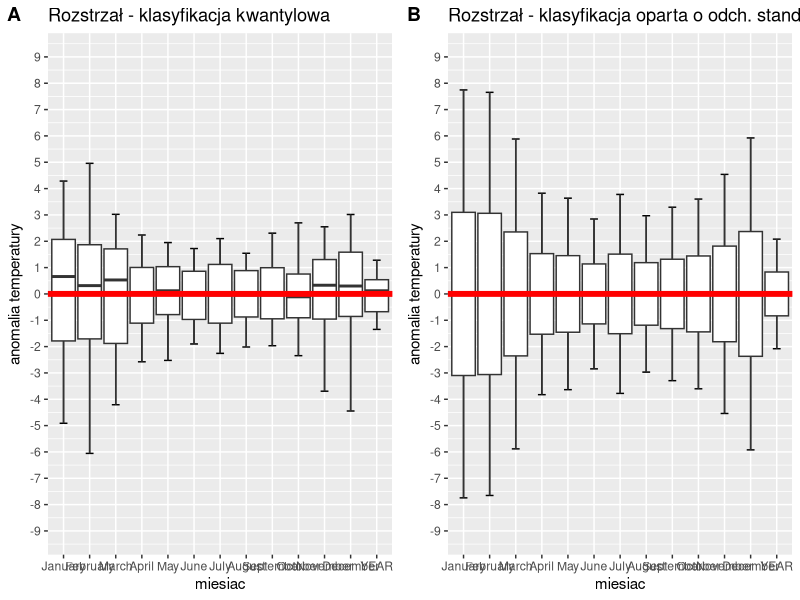
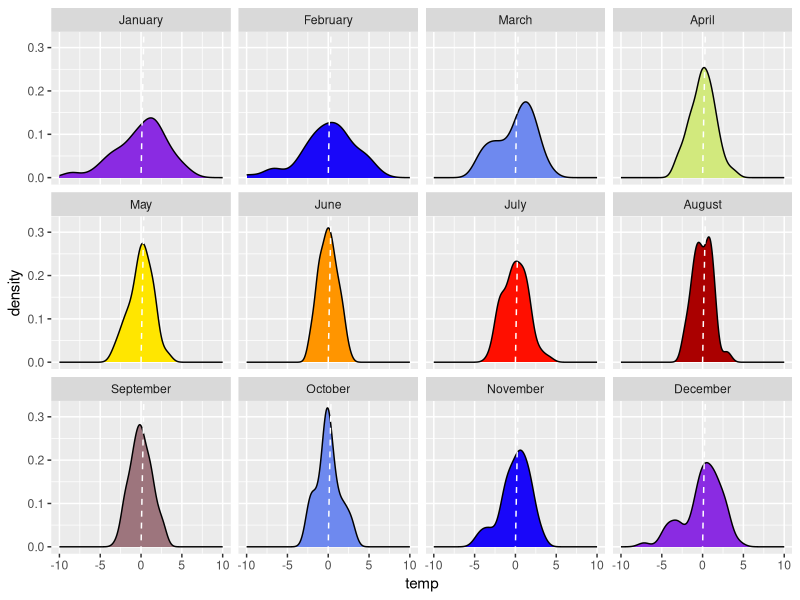
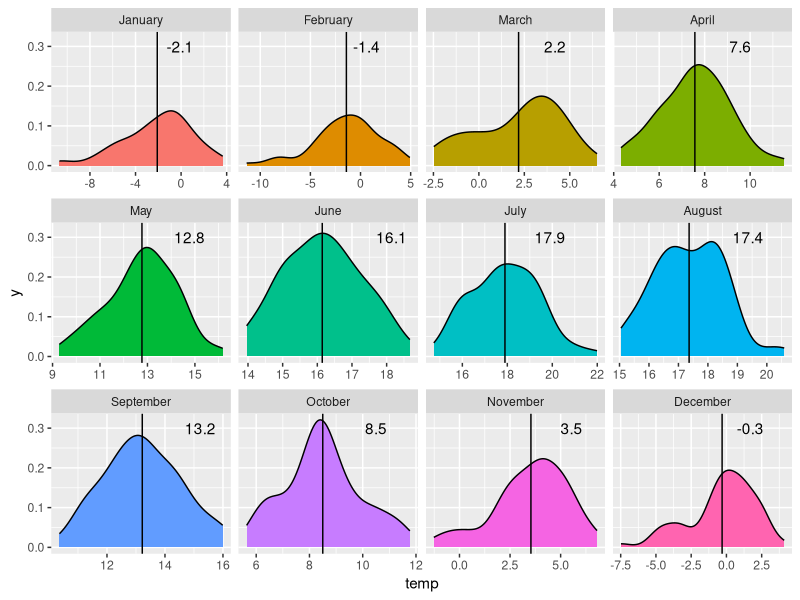
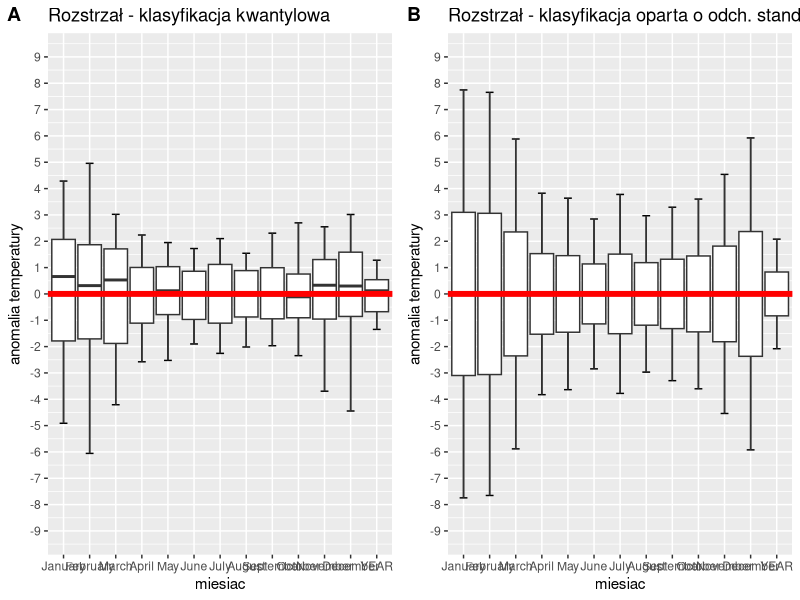
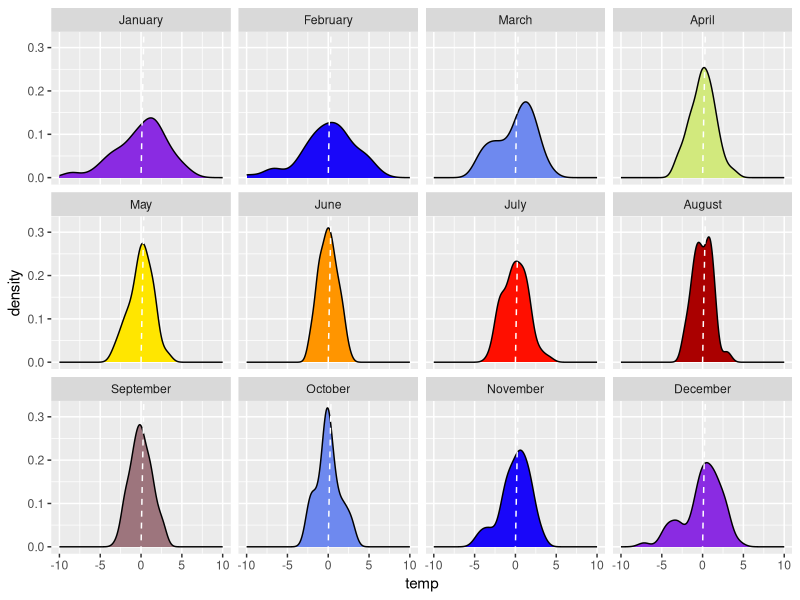
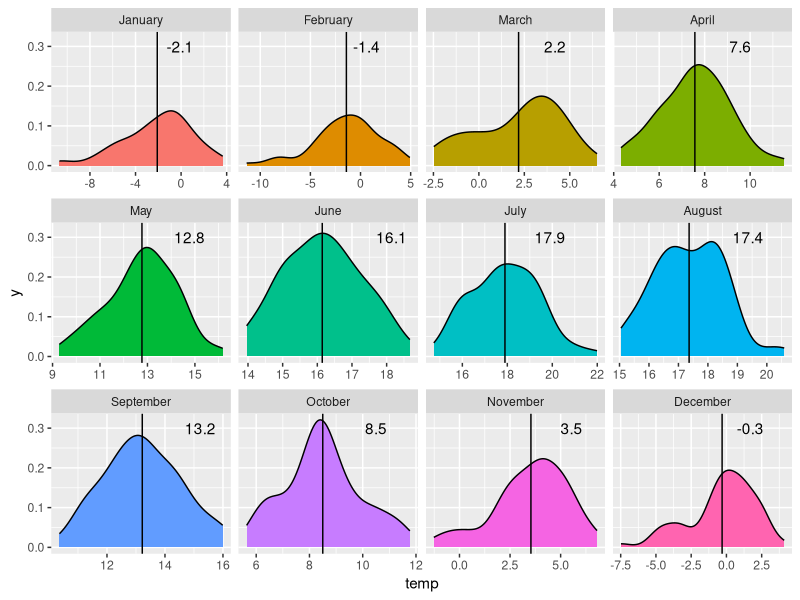

These figures' R source, in order:
# boxplot
library(ggplot2)
library(reshape)
library(tidyverse)
library(RColorBrewer)
setwd("~/github/wstepdometod/")

dane <- read.table("klasyfikacja/polska.csv", dec=",",header=T) 
colnames(dane) <- c("rok", month.name, "DJF","MAM", "JJA", "SON", "YEAR")
dane2 <- as.data.frame(round(t(as.matrix(t(dane))-colMeans(dane, na.rm=T)),2))
dane2[,1] <- dane[,1]
dane3 <- select(dane2, -DJF:-SON) %>% gather(., miesiac, temp, -rok) 
dane3$rok <- as.factor(dane3$rok*-1)
dane3$miesiac <- as.factor(dane3$miesiac)
dane3$miesiac <- factor(dane3$miesiac, levels = c(month.name,"YEAR"))


f_perc <- function(x) {
  r <- quantile(x, probs = c(0.05, 0.25, 0.5, 0.75, 0.95))
  names(r) <- c("ymin", "lower", "middle", "upper", "ymax")
  r
}


f_sd <- function(x) {
  r <- sd(x)*c(-2.5,-1,0,1,2.5)
  names(r) <- c("ymin", "lower", "middle", "upper", "ymax")
  r
}


p1 <- ggplot(dane3, aes(miesiac, temp))+ #geom_boxplot()+
  stat_summary(fun.data = f_perc, geom="errorbar", width = 0.3) + 
  stat_summary(fun.data = f_perc, geom="boxplot", position=position_dodge(width=5.5))+
  scale_y_continuous(name = "anomalia temperatury", breaks=seq(-9,9,1), limits = c(-9,9))+
  geom_hline(yintercept = 0, col='red', size=2)+ggtitle("Rozstrzał - klasyfikacja kwantylowa")

p2 <- ggplot(dane3, aes(miesiac, temp))+ #geom_boxplot()+
  stat_summary(fun.data = f_sd, geom="errorbar", width = 0.3) + 
  stat_summary(fun.data = f_sd, geom="boxplot", position=position_dodge(width=5.5))+
  scale_y_continuous(name = "anomalia temperatury", breaks=seq(-9,9,1), limits = c(-9,9))+
  geom_hline(yintercept = 0, col='red', size=2)+ggtitle("Rozstrzał - klasyfikacja oparta o odch. stand.")

library("ggpubr")
ggarrange(p1, p2, 
          labels = c("A", "B"),
          ncol = 2, nrow = 1)

ggsave("boxplot.svg", width = 14, height = 6)

dane3 <- dplyr::filter(dane3, miesiac!="YEAR")


kolory <-  colorRampPalette(colors = (c("blueviolet", "blue", "lightblue", "yellow", "orange","red","red4","lightblue", "blue","blueviolet")))(12)

ggplot(dane3, aes(temp, fill=miesiac))+ geom_density(show.legend = F)+
  facet_wrap(~miesiac, nrow=3)+
  geom_abline(intercept = 0, col="white" ,lty=2)+
  scale_fill_manual(name="miesiąc:",  labels = month.abb, values = kolory)+
  scale_x_continuous(limits=c(-10,10))+
  theme(legend.key = NULL)

ggsave("polygon.svg")


# sprawdzmy jeszcze zaleznosci na wartosciach surowych (nie-anomaliach)
dane4 <- select(dane, -DJF:-SON) %>% gather(., miesiac, temp, -rok) %>% 
  mutate(miesiac=factor(miesiac, levels=month.name)) %>% filter(miesiac!="YEAR")

srednie <-  dane4 %>% dplyr::group_by(miesiac) %>% dplyr::summarise(srednie=mean(temp))
srednie

p <- ggplot(dane4, aes(temp, fill=miesiac))+ geom_density(show.legend = F)+
  facet_wrap(~miesiac, nrow=3,scales = "free_x")+
  #geom_vline(intercept = 0, col="white" ,lty=2)+
  theme(legend.key = NULL)
p+geom_text(data=srednie, aes(x=srednie+2, y=0.3, label=round(srednie,1)))+
  geom_vline(data=srednie, aes(xintercept = srednie))

ggsave("polygon_surowe.svg")
